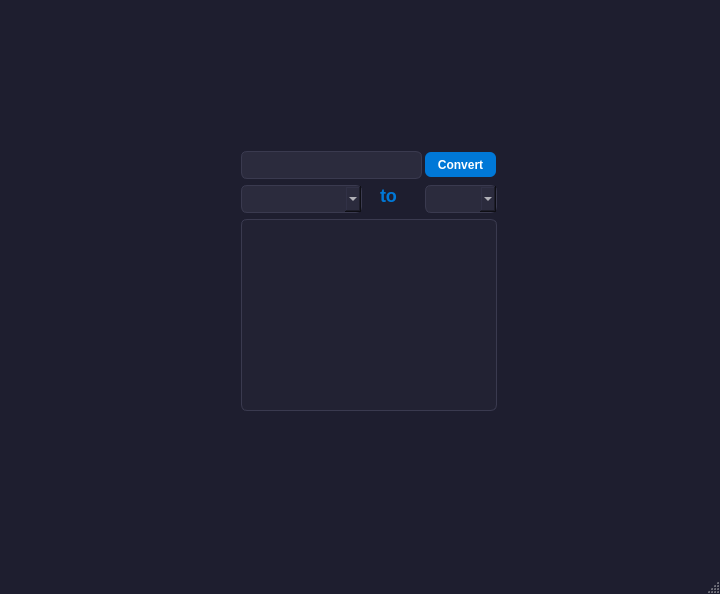
<?xml version="1.0" encoding="UTF-8"?>
<ui version="4.0">
 <class>MainWindow</class>
 <widget class="QMainWindow" name="MainWindow">
  <property name="geometry">
   <rect>
    <x>0</x>
    <y>0</y>
    <width>720</width>
    <height>594</height>
   </rect>
  </property>
  <property name="font">
   <font>
    <family>OCR-A BT</family>
    <pointsize>10</pointsize>
   </font>
  </property>
  <property name="windowTitle">
   <string>💱 Currency Converter</string>
  </property>
  <property name="styleSheet">
   <string notr="true">QMainWindow {
    background-color: #1e1e2f;
}

QLabel {
    color:#0078d7;
    font-size: 18px;
    font-weight: bold;
}

QLineEdit, QComboBox, QTextBrowser {
    background-color: #2b2b3d;
    color: white;
    border: 1px solid #3a3a4f;
    border-radius: 6px;
    padding: 5px;
}

QPushButton {
    background-color: #0078d7;
    color: white;
    border-radius: 6px;
    font-weight: bold;
    padding: 6px;
}

QPushButton:hover {
    background-color: #0094ff;
}

QTextBrowser {
    background-color: #222233;
    border: 1px solid #3a3a4f;
}
</string>
  </property>
  <widget class="QWidget" name="centralwidget">
   <widget class="QPushButton" name="pushButton">
    <property name="geometry">
     <rect>
      <x>425</x>
      <y>152</y>
      <width>71</width>
      <height>25</height>
     </rect>
    </property>
    <property name="font">
     <font>
      <weight>75</weight>
      <bold>true</bold>
     </font>
    </property>
    <property name="cursor">
     <cursorShape>CrossCursor</cursorShape>
    </property>
    <property name="text">
     <string>Convert</string>
    </property>
   </widget>
   <widget class="QLineEdit" name="lineEdit">
    <property name="geometry">
     <rect>
      <x>241</x>
      <y>151</y>
      <width>181</width>
      <height>28</height>
     </rect>
    </property>
   </widget>
   <widget class="QComboBox" name="comboBox">
    <property name="geometry">
     <rect>
      <x>241</x>
      <y>185</y>
      <width>121</width>
      <height>28</height>
     </rect>
    </property>
   </widget>
   <widget class="QComboBox" name="comboBox_2">
    <property name="geometry">
     <rect>
      <x>425</x>
      <y>185</y>
      <width>72</width>
      <height>28</height>
     </rect>
    </property>
   </widget>
   <widget class="QLabel" name="label">
    <property name="geometry">
     <rect>
      <x>380</x>
      <y>180</y>
      <width>31</width>
      <height>31</height>
     </rect>
    </property>
    <property name="font">
     <font>
      <pointsize>-1</pointsize>
      <weight>75</weight>
      <bold>true</bold>
     </font>
    </property>
    <property name="styleSheet">
     <string notr="true"/>
    </property>
    <property name="text">
     <string>to</string>
    </property>
    <property name="textFormat">
     <enum>Qt::AutoText</enum>
    </property>
   </widget>
   <widget class="QTextBrowser" name="textBrowser">
    <property name="geometry">
     <rect>
      <x>241</x>
      <y>219</y>
      <width>256</width>
      <height>192</height>
     </rect>
    </property>
   </widget>
   <zorder>textBrowser</zorder>
   <zorder>label</zorder>
   <zorder>pushButton</zorder>
   <zorder>lineEdit</zorder>
   <zorder>comboBox</zorder>
   <zorder>comboBox_2</zorder>
  </widget>
  <widget class="QMenuBar" name="menubar">
   <property name="geometry">
    <rect>
     <x>0</x>
     <y>0</y>
     <width>720</width>
     <height>21</height>
    </rect>
   </property>
  </widget>
  <widget class="QStatusBar" name="statusbar"/>
 </widget>
 <resources/>
 <connections/>
</ui>
